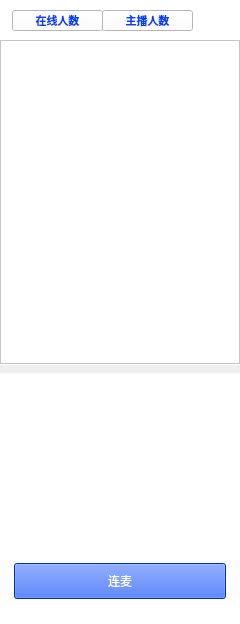
<?xml version="1.0" encoding="UTF-8"?>
<ui version="4.0">
 <class>ClientEquipmentUIClass</class>
 <widget class="QWidget" name="ClientEquipmentUIClass">
  <property name="geometry">
   <rect>
    <x>0</x>
    <y>0</y>
    <width>240</width>
    <height>624</height>
   </rect>
  </property>
  <property name="windowTitle">
   <string>Form</string>
  </property>
  <property name="styleSheet">
   <string notr="true"/>
  </property>
  <widget class="QWidget" name="topWidget" native="true">
   <property name="geometry">
    <rect>
     <x>0</x>
     <y>0</y>
     <width>240</width>
     <height>365</height>
    </rect>
   </property>
   <property name="styleSheet">
    <string notr="true">background-color: rgb(255, 255, 255);</string>
   </property>
   <widget class="QPushButton" name="userListBtn">
    <property name="geometry">
     <rect>
      <x>12</x>
      <y>10</y>
      <width>91</width>
      <height>21</height>
     </rect>
    </property>
    <property name="font">
     <font>
      <family>微软雅黑</family>
      <pointsize>8</pointsize>
      <weight>75</weight>
      <bold>true</bold>
     </font>
    </property>
    <property name="styleSheet">
     <string notr="true">color: rgb(0, 65, 255);</string>
    </property>
    <property name="text">
     <string>在线人数</string>
    </property>
   </widget>
   <widget class="QPushButton" name="anchorListBtn">
    <property name="geometry">
     <rect>
      <x>102</x>
      <y>10</y>
      <width>91</width>
      <height>21</height>
     </rect>
    </property>
    <property name="font">
     <font>
      <family>微软雅黑</family>
      <pointsize>8</pointsize>
      <weight>75</weight>
      <bold>true</bold>
     </font>
    </property>
    <property name="styleSheet">
     <string notr="true">color: rgb(0, 65, 255);</string>
    </property>
    <property name="text">
     <string>主播人数</string>
    </property>
   </widget>
   <widget class="QListWidget" name="userListWidget">
    <property name="geometry">
     <rect>
      <x>0</x>
      <y>40</y>
      <width>240</width>
      <height>324</height>
     </rect>
    </property>
    <property name="verticalScrollBarPolicy">
     <enum>Qt::ScrollBarAlwaysOff</enum>
    </property>
    <property name="horizontalScrollBarPolicy">
     <enum>Qt::ScrollBarAlwaysOff</enum>
    </property>
   </widget>
  </widget>
  <widget class="QWidget" name="bottomWidget" native="true">
   <property name="geometry">
    <rect>
     <x>0</x>
     <y>373</y>
     <width>240</width>
     <height>265</height>
    </rect>
   </property>
   <property name="styleSheet">
    <string notr="true">background-color: rgb(255, 255, 255);</string>
   </property>
   <widget class="QWidget" name="equipmentWidget" native="true">
    <property name="geometry">
     <rect>
      <x>0</x>
      <y>0</y>
      <width>240</width>
      <height>258</height>
     </rect>
    </property>
    <widget class="QWidget" name="cameraWidget" native="true">
     <property name="geometry">
      <rect>
       <x>17</x>
       <y>14</y>
       <width>203</width>
       <height>55</height>
      </rect>
     </property>
     <widget class="QComboBox" name="cameraComboBox">
      <property name="geometry">
       <rect>
        <x>0</x>
        <y>32</y>
        <width>203</width>
        <height>22</height>
       </rect>
      </property>
      <property name="font">
       <font>
        <family>微软雅黑</family>
       </font>
      </property>
     </widget>
     <widget class="QLabel" name="cameraLabel">
      <property name="geometry">
       <rect>
        <x>0</x>
        <y>0</y>
        <width>100</width>
        <height>18</height>
       </rect>
      </property>
      <property name="font">
       <font>
        <family>微软雅黑</family>
       </font>
      </property>
      <property name="styleSheet">
       <string notr="true">color: rgb(133, 133, 133);</string>
      </property>
      <property name="text">
       <string>摄像头选择</string>
      </property>
     </widget>
    </widget>
    <widget class="QWidget" name="micphoneWidget" native="true">
     <property name="geometry">
      <rect>
       <x>17</x>
       <y>79</y>
       <width>203</width>
       <height>55</height>
      </rect>
     </property>
     <widget class="QComboBox" name="micphoneComboBox">
      <property name="geometry">
       <rect>
        <x>0</x>
        <y>32</y>
        <width>203</width>
        <height>22</height>
       </rect>
      </property>
      <property name="font">
       <font>
        <family>微软雅黑</family>
       </font>
      </property>
     </widget>
     <widget class="QLabel" name="micphoneLabel">
      <property name="geometry">
       <rect>
        <x>0</x>
        <y>0</y>
        <width>100</width>
        <height>18</height>
       </rect>
      </property>
      <property name="font">
       <font>
        <family>微软雅黑</family>
       </font>
      </property>
      <property name="styleSheet">
       <string notr="true">color: rgb(133, 133, 133);</string>
      </property>
      <property name="text">
       <string>麦克风</string>
      </property>
     </widget>
    </widget>
    <widget class="QWidget" name="publishModeWidget" native="true">
     <property name="geometry">
      <rect>
       <x>17</x>
       <y>144</y>
       <width>203</width>
       <height>55</height>
      </rect>
     </property>
     <widget class="QComboBox" name="publishModeComboBox">
      <property name="geometry">
       <rect>
        <x>0</x>
        <y>32</y>
        <width>203</width>
        <height>22</height>
       </rect>
      </property>
      <property name="font">
       <font>
        <family>微软雅黑</family>
       </font>
      </property>
     </widget>
     <widget class="QLabel" name="publishModeLabel">
      <property name="geometry">
       <rect>
        <x>0</x>
        <y>0</y>
        <width>100</width>
        <height>18</height>
       </rect>
      </property>
      <property name="font">
       <font>
        <family>微软雅黑</family>
       </font>
      </property>
      <property name="styleSheet">
       <string notr="true">color: rgb(133, 133, 133);</string>
      </property>
      <property name="text">
       <string>开播档位</string>
      </property>
     </widget>
    </widget>
    <widget class="QWidget" name="otherWidget" native="true">
     <property name="geometry">
      <rect>
       <x>17</x>
       <y>212</y>
       <width>203</width>
       <height>40</height>
      </rect>
     </property>
     <widget class="QPushButton" name="micphoneBtn">
      <property name="geometry">
       <rect>
        <x>0</x>
        <y>0</y>
        <width>38</width>
        <height>38</height>
       </rect>
      </property>
      <property name="styleSheet">
       <string notr="true">background-image: url(:/livingui/micphone_on_button);</string>
      </property>
      <property name="text">
       <string/>
      </property>
     </widget>
     <widget class="QPushButton" name="cameraBtn">
      <property name="geometry">
       <rect>
        <x>55</x>
        <y>0</y>
        <width>38</width>
        <height>38</height>
       </rect>
      </property>
      <property name="styleSheet">
       <string notr="true">background-image: url(:/livingui/camera_on_button);</string>
      </property>
      <property name="text">
       <string/>
      </property>
     </widget>
     <widget class="QPushButton" name="mirrorBtn">
      <property name="geometry">
       <rect>
        <x>108</x>
        <y>0</y>
        <width>38</width>
        <height>38</height>
       </rect>
      </property>
      <property name="styleSheet">
       <string notr="true">background-image: url(:/livingui/camera_mirror_button);</string>
      </property>
      <property name="text">
       <string/>
      </property>
     </widget>
     <widget class="QPushButton" name="breakLinkBtn">
      <property name="geometry">
       <rect>
        <x>163</x>
        <y>0</y>
        <width>34</width>
        <height>34</height>
       </rect>
      </property>
      <property name="font">
       <font>
        <family>微软雅黑</family>
       </font>
      </property>
      <property name="styleSheet">
       <string notr="true">background-image: url(:/livingui/break_link_off);</string>
      </property>
      <property name="text">
       <string/>
      </property>
     </widget>
    </widget>
   </widget>
   <widget class="QWidget" name="linkWidget" native="true">
    <property name="geometry">
     <rect>
      <x>0</x>
      <y>0</y>
      <width>240</width>
      <height>258</height>
     </rect>
    </property>
    <widget class="QPushButton" name="linkBtn">
     <property name="geometry">
      <rect>
       <x>14</x>
       <y>190</y>
       <width>212</width>
       <height>36</height>
      </rect>
     </property>
     <property name="font">
      <font>
       <family>微软雅黑</family>
      </font>
     </property>
     <property name="styleSheet">
      <string notr="true">background-color: rgb(0, 65, 255);
color: rgb(255, 255, 255);</string>
     </property>
     <property name="text">
      <string>连麦</string>
     </property>
    </widget>
   </widget>
  </widget>
  <zorder>bottomWidget</zorder>
  <zorder>topWidget</zorder>
 </widget>
 <resources>
  <include location="../joy.qrc"/>
 </resources>
 <connections/>
</ui>
